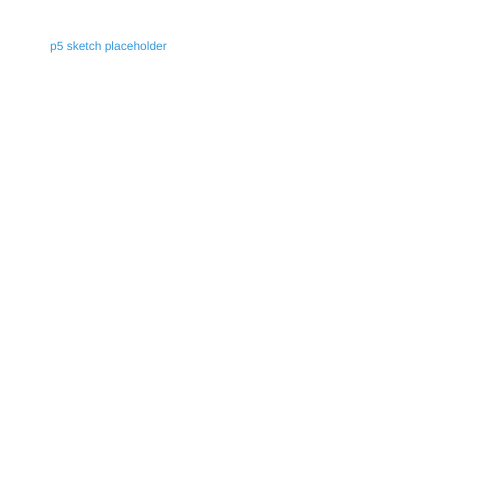
Frame 1 (no input)
Frame 60 (no input): identical to frame 1, image omitted
Frame 120 (the mouse pressed at the canvas centre since frame 60): identical to frame 1, image omitted

The p5.js sketch that drew this single still picture (run headless with seeded random() and noise() and a simulated clock; from frame 60 on, the mouse is pressed at the canvas centre):

// p5.js sketch
// ── sketch.js
function setup() {
  createCanvas(500, 500);
}

function draw() {
  fill(255);
  stroke(255);
  rect(0, 0, width, height);
  fill('#3498db');
  text('p5 sketch placeholder', 50, 50);
}
// ── main.js
function myFunction() {
  introJs().start();
}
